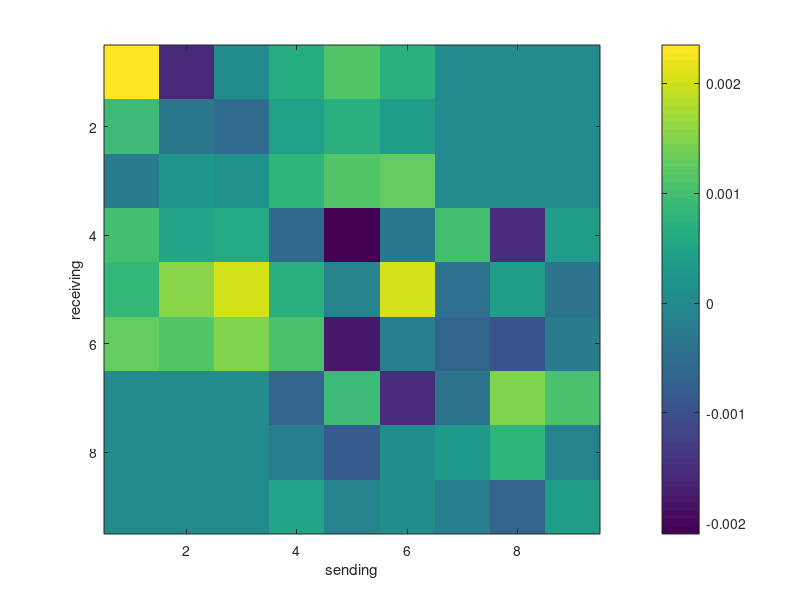
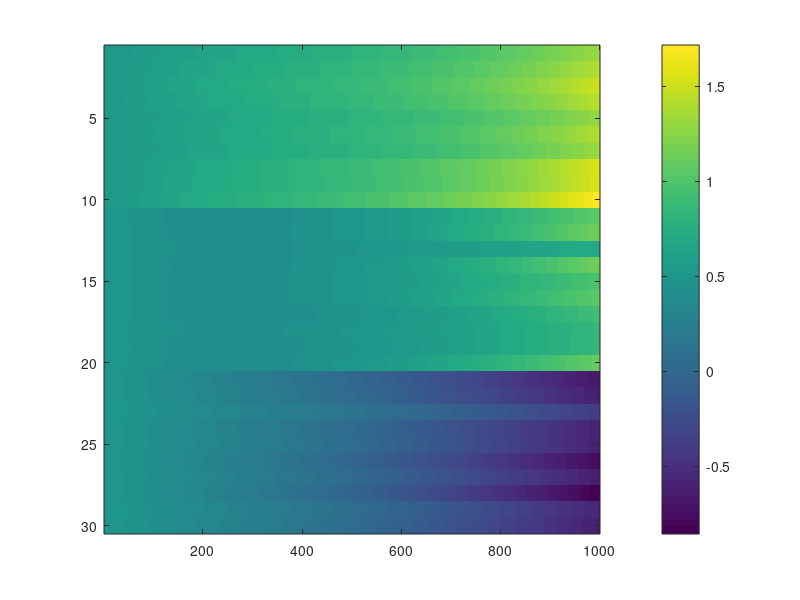
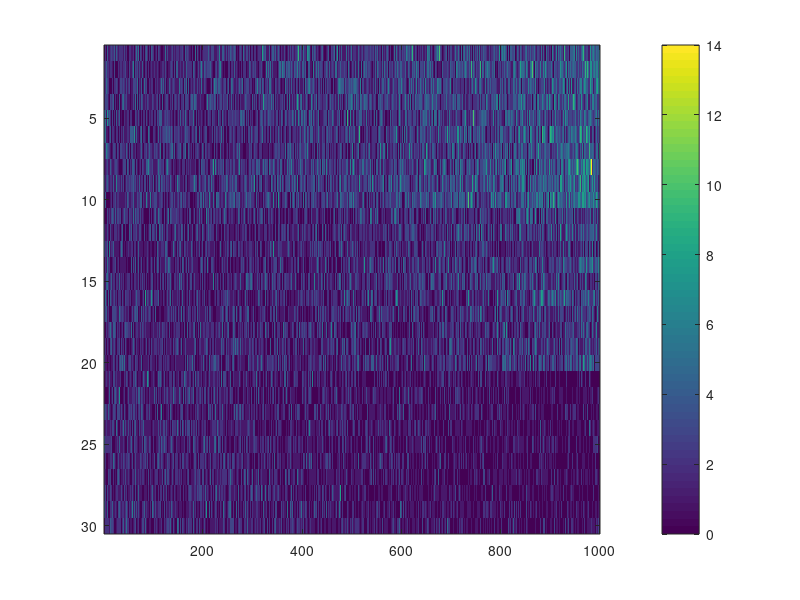

Reproduce these figures in MATLAB, in order. (Note: this script raises an error after producing the figures.)
addpath(genpath('D:\github\state-space-clustering'));

%% simulation
rng(1)
n = 10;
nClus = 3;
p = 3;
T = 1000;

Lab = repelem(1:3, n);
d = ones(n*nClus,1)*0.5;
C_all = reshape(normrnd(6*1e-3,1e-3,n*nClus*p,1), [], p);
C_trans = zeros(n*nClus, p*nClus);
for k = 1:length(Lab)
    C_trans(k, ((Lab(k)-1)*p+1):(Lab(k)*p)) = C_all(k,:);
end

X1 = zeros(p, T);
X2 = zeros(p, T);
X3 = zeros(p, T);

Q0 = eye(p)*1e-3;
mu1 = [1 0.9 0.8];
mu2 = [0.7 0.6 0.5];
mu3 = [0.4 0.3 0.2];
X1(:,1) = mvnrnd(mu1,Q0);
X2(:,1) = mvnrnd(mu2,Q0);
X3(:,1) = mvnrnd(mu3,Q0);
X = [X1; X2; X3];

b1 = ones(p,1)*0.05;
b2 = -ones(p,1)*0.05;
b3 = -ones(p,1)*0.05;
b = [b1;b2;b3];

Q1 = 1e-3*eye(p);
Q2 = 1e-4*eye(p);
Q3 = 1e-5*eye(p);
Q = blkdiag(Q1, Q2, Q3);

A_in = reshape(normrnd(0,1e-3,p*p*nClus,1), [], p, nClus);
A = blkdiag(A_in(:,:,1), A_in(:,:,2), A_in(:,:,3));
A((p+1):2*p, 1:p) = reshape(normrnd(1e-3,5*1e-4,p*p,1), [], p);
A(1:p, (p+1):2*p) = reshape(normrnd(1e-3,5*1e-4,p*p,1), [], p);
A((2*p+1):3*p, (p+1):2*p) = reshape(normrnd(-2*1e-4,5*1e-4,p*p,1), [], p);
A((p+1):2*p, (2*p+1):3*p) = reshape(normrnd(-2*1e-4,5*1e-4,p*p,1), [], p);
Aplot = A;
A(eye(size(A)) > 0) = 1;

figure(1)
imagesc(Aplot)
colorbar()
xlabel('sending')
ylabel('receiving')
% A = eye(nClus*p);

% let's generate lambda
logLam = zeros(n*nClus, T);
for t=2:T
    X(:, t) = mvnrnd(A*X(:, t-1) + b, Q)';
    logLam(:, t) = d + C_trans*X(:,t);
end

figure(2)
imagesc(logLam)
colorbar()

Y = poissrnd(exp(logLam));
figure(3)
imagesc(Y)
colorbar()

figure(4)
clusterPlot(Y, Lab)

figure(5)
plot(X')

%% fitting
% assume now observe Y and Z
% later Y will be the only observation

ng = 100;

% pre-allocation
X_fit = zeros(nClus*p, T, ng);
d_fit = zeros(n*nClus, ng);
C_fit = zeros(n*nClus, p, ng);
x0_fit = zeros(nClus*p, ng);
Q0_fit = zeros(p, p, ng);
A_fit = zeros(nClus*p, nClus*p, ng);
b_fit = zeros(nClus*p, ng);
Q_fit = zeros(nClus*p, nClus*p, ng);

% initials
% initial for d_fit: 0
C_fit(:,:,1) = reshape(normrnd(0,1,n*nClus*p,1), [], p);
A_fit(:,:,1) = eye(nClus*p);
% initial for b_fit: 0
Q_fit(:,:,1) = eye(nClus*p)*1e-4;

C_trans_tmp = zeros(n*nClus, p*nClus);
for k = 1:length(Lab)
    C_trans_tmp(k, ((Lab(k)-1)*p+1):(Lab(k)*p)) = C_fit(k,:,1);
end

x0_fit(:,1) = lsqr(C_trans_tmp,(log(mean(Y(:,1:10),2))-d_fit(:,1)));
Q0_fit(:,:,1) = eye(p);
Qc = repmat({Q0_fit(:,:,1)}, 1, nClus);
Q0Filt = blkdiag(Qc{:});

[X_fit(:,:,1),~,~] = ppasmoo_poissexp_v2(Y,C_trans_tmp,d_fit(:,1),...
    x0_fit(:,1),Q0Filt,A_fit(:,:,1),b_fit(:,1),Q_fit(:,:,1));

% prior parameters
mud0 = zeros(n*nClus,1);
Sigd0 = eye(n*nClus);

muCj0 = zeros(n*p,1);
SigCj0 = eye(n*p);

mux00 = zeros(nClus*p,1);
Sigx00 = eye(nClus*p);

Psi00 = eye(p);
nu00 = p+2;

muAjl0 = eye(p);
muAjl0 = muAjl0(:);
SigAjl0 = eye(p*p);

mub0 = zeros(nClus*p, 1);
Sigb0 = eye(nClus*p);

Psi0 = eye(p)*1e-4;
nu0 = p+2;

% Please do all the things blockwise,...
% to transfer smoothly to clustering problem
for g = 2:ng
    
    % (1) update latent vectors x_t^{(j)}: PASS
    % cannot do blockwise, because of interaction...
    % in the clustering case, need to reorder the observation and matrix...
    % here, I just ignore that for simpicity...
    Qc = repmat({Q0_fit(:,:,g-1)}, 1, nClus);
    Q0Filt = blkdiag(Qc{:});
    C_trans_tmp = zeros(n*nClus, p*nClus);
    for k = 1:length(Lab)
        C_trans_tmp(k, ((Lab(k)-1)*p+1):(Lab(k)*p)) = C_fit(k,:,g-1);
    end
    
    [Xs,Ws,~] = ppasmoo_poissexp_v2(Y,C_trans_tmp,d_fit(:,g-1),...
        x0_fit(:,g-1),Q0Filt,A_fit(:,:,g-1),b_fit(:,g-1),Q_fit(:,:,g-1));
    X_fit(:,:,g) = mvnrnd(Xs',round(Ws, 8))';
    
%     plot(X_fit(:,:,g)')
    
    
    % (2) update d: do things block-wise/reorder for clustering: PASS
    % here just don't do that for simplicity
    lamd = @(d) exp(C_trans_tmp*X_fit(:,:,g) + d);
    
    derd = @(d) sum(Y - lamd(d), 2) - inv(Sigd0)*(d - mud0);
    hesd = @(d) -diag(sum(lamd(d),2)) - inv(Sigd0);
    [mud,~,niSigd,~] = newton(derd,hesd,d_fit(:,g-1),1e-6,1000);
    Sigd = -inv(niSigd);
    d_fit(:,g) = mvnrnd(mud,Sigd)';
    
%     [d_fit(:,g) d]
    
    % (3) update C: must do things block-wise here... FAIL
    for l = unique(Lab)
        latentId = ((l-1)*p+1):(l*p);
        C_tmp = C_fit(Lab == l,:,g-1);
        d_tmp = d_fit(Lab == l, g);
        Y_tmp = Y(Lab==l,:);
        
        derC_tmp = @(vecC) derC(vecC,Y(Lab==l,:), X_fit(latentId,:,g),...
            d_fit(Lab == l, g), T) - inv(SigCj0)*(vecC - muCj0);
        hessC_tmp = @(vecC) hessC(vecC, X_fit(latentId,:,g),...
            d_fit(Lab == l, g), T) - inv(SigCj0);
        [muC,~,niSigC,~] = newton(derC_tmp,hessC_tmp,...
            C_tmp(:),1e-6,1000);
        SigC = -inv(niSigC);
        C_fit(Lab == l,:,g) = reshape(mvnrnd(mud,Sigd)', [], p);
    end
    
%     [C_fit(:,:,g) C_all]
    
    
    % (4) update x0: PASS
    Qc = repmat({Q0_fit(:,:,g-1)}, 1, nClus);
    Q0expand = blkdiag(Qc{:});
    
    Sigx0 = inv(inv(Sigx00) + inv(Q0expand));
    mux0 = Sigx0*(inv(Sigx00)*mux00 + inv(Q0expand)*X_fit(:,1,g));
    x0_fit(:,g) = mvnrnd(mux0, Sigx0)';
    
%     [x0_fit(:,g) [mu1 mu2 mu3]']
    
    % (5) update Q0: assume all cluster share the same Q0: FAIL
    XQ0 = reshape(X_fit(:,1,g) - x0_fit(:,g), [], p);
    PsiQ0 = Psi00 + XQ0'*XQ0;
    nuQ0 = nClus + nu00;
    Q0_fit(:,:,g) = iwishrnd(PsiQ0,nuQ0);
    
%     [Q0_fit(:,:,g) Q0]
    
    % (6) update A: do things block-wise: PASS?
    for rec = unique(Lab)
        for send = unique(Lab)
            
            recId = ((rec-1)*p+1):(rec*p);
            sendId = ((send-1)*p+1):(send*p);
            
            z_tmp = X_fit(recId,2:T,g) -...
                repmat(b_fit(recId, g-1), 1, T-1) -...
                A(recId, setdiff(1:end, sendId))*...
                X_fit(setdiff(1:end, sendId),1:(T-1),g);
            
            z_tmp2 = z_tmp(:);
            X_tmp = kron(X_fit(sendId, 1:(T-1), g)', eye(p));
            
            
            SigA_tmp = inv(inv(SigAjl0) + X_tmp'*kron(eye(T-1), inv(Q_fit(recId,recId,g-1)))*X_tmp);
            muA_tmp = SigA_tmp*(inv(SigAjl0)*muAjl0 +...
                X_tmp'*kron(eye(T-1), inv(Q_fit(recId,recId,g-1)))*z_tmp2);
            
            A_fit(recId,sendId,g) = reshape(mvnrnd(muA_tmp, round(SigA_tmp, 6))', [], p);
            
        end
    end
    
%     imagesc(A_fit(:,:,g))
    
    
    % (7) update b: PASS
    r_tmp = X_fit(:,2:T,g) - A_fit(:,:,g)*X_fit(:,1:(T-1),g);
    Sigb = inv(inv(Sigb0) + (T-1)*inv(Q_fit(:,:,g-1)));
    mub = Sigb*(inv(Sigb0)*mub0 + (T-1)*inv(Q_fit(:,:,g-1))*mean(r_tmp, 2));
    b_fit(:,g) = mvnrnd(mub, Sigb)';
    
%     [b_fit(:,g) b]
    
    % (8) update Q: do things block-wise? PASS?
    for l = unique(Lab)
        latentId = ((l-1)*p+1):(l*p);
        mux = A_fit(latentId,:,g)*X_fit(:,1:(T-1),g) + repmat(b_fit(latentId, g), 1, T-1);
        xq = X_fit(latentId,2:T,g) - mux;
        
        PsiQ = Psi0 + xq*xq';
        nuQ = T-1 + nu0;
        Q_fit(latentId,latentId,g) = iwishrnd(PsiQ,nuQ);
    end
    
%     imagesc(Q_fit(:,:,g))
%     colorbar()
%     imagesc(Q - Q_fit(:,:,g))
%     colorbar()
end

for g = 11:20
    figure(g)
    plot(X_fit(:,:,g)')
end


















